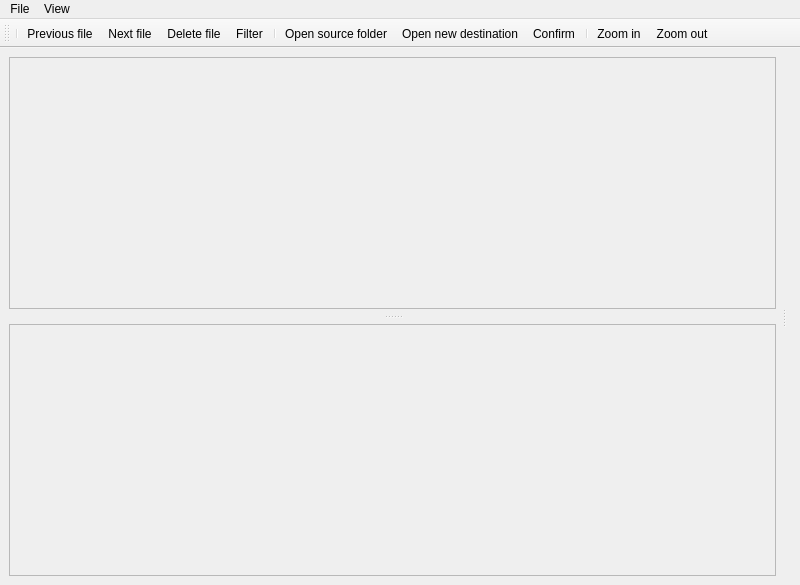
<?xml version="1.0" encoding="UTF-8"?>
<ui version="4.0">
 <class>MainWindow</class>
 <widget class="QMainWindow" name="MainWindow">
  <property name="geometry">
   <rect>
    <x>0</x>
    <y>0</y>
    <width>800</width>
    <height>585</height>
   </rect>
  </property>
  <property name="windowTitle">
   <string>File sorter</string>
  </property>
  <widget class="QWidget" name="centralwidget">
   <layout class="QVBoxLayout" name="verticalLayout_2">
    <item>
     <widget class="QSplitter" name="splitter_2">
      <property name="orientation">
       <enum>Qt::Horizontal</enum>
      </property>
      <property name="handleWidth">
       <number>15</number>
      </property>
      <widget class="QSplitter" name="splitter">
       <property name="sizePolicy">
        <sizepolicy hsizetype="Preferred" vsizetype="Expanding">
         <horstretch>0</horstretch>
         <verstretch>0</verstretch>
        </sizepolicy>
       </property>
       <property name="orientation">
        <enum>Qt::Vertical</enum>
       </property>
       <property name="handleWidth">
        <number>15</number>
       </property>
       <widget class="QScrollArea" name="saPreview">
        <property name="sizePolicy">
         <sizepolicy hsizetype="MinimumExpanding" vsizetype="MinimumExpanding">
          <horstretch>0</horstretch>
          <verstretch>0</verstretch>
         </sizepolicy>
        </property>
        <property name="widgetResizable">
         <bool>true</bool>
        </property>
        <property name="alignment">
         <set>Qt::AlignCenter</set>
        </property>
        <widget class="QWidget" name="vbPreviewContainer">
         <property name="geometry">
          <rect>
           <x>0</x>
           <y>0</y>
           <width>695</width>
           <height>244</height>
          </rect>
         </property>
         <layout class="QVBoxLayout" name="verticalLayout_3"/>
        </widget>
       </widget>
       <widget class="QScrollArea" name="saDestinations">
        <property name="sizePolicy">
         <sizepolicy hsizetype="MinimumExpanding" vsizetype="MinimumExpanding">
          <horstretch>0</horstretch>
          <verstretch>0</verstretch>
         </sizepolicy>
        </property>
        <property name="frameShadow">
         <enum>QFrame::Sunken</enum>
        </property>
        <property name="lineWidth">
         <number>1</number>
        </property>
        <property name="widgetResizable">
         <bool>true</bool>
        </property>
        <widget class="QWidget" name="hlDestinations">
         <property name="geometry">
          <rect>
           <x>0</x>
           <y>0</y>
           <width>695</width>
           <height>243</height>
          </rect>
         </property>
         <layout class="QHBoxLayout" name="horizontalLayout"/>
        </widget>
       </widget>
      </widget>
      <widget class="QWidget" name="verticalLayoutWidget">
       <layout class="QVBoxLayout" name="vlAddonsBar"/>
      </widget>
     </widget>
    </item>
   </layout>
  </widget>
  <widget class="QToolBar" name="toolBar">
   <property name="windowTitle">
    <string>toolBar</string>
   </property>
   <attribute name="toolBarArea">
    <enum>TopToolBarArea</enum>
   </attribute>
   <attribute name="toolBarBreak">
    <bool>false</bool>
   </attribute>
   <addaction name="separator"/>
   <addaction name="actionPrevious_file"/>
   <addaction name="actionNext_file"/>
   <addaction name="actionDelete_file"/>
   <addaction name="actionFilter"/>
   <addaction name="separator"/>
   <addaction name="actionOpen_source"/>
   <addaction name="actionOpen_new_destination"/>
   <addaction name="actionConfirm"/>
   <addaction name="separator"/>
   <addaction name="actionZoom_in"/>
   <addaction name="actionZoom_out"/>
  </widget>
  <widget class="QMenuBar" name="menuBar">
   <property name="geometry">
    <rect>
     <x>0</x>
     <y>0</y>
     <width>800</width>
     <height>22</height>
    </rect>
   </property>
   <widget class="QMenu" name="menuFile">
    <property name="title">
     <string>File</string>
    </property>
    <addaction name="actionOpen_source"/>
    <addaction name="actionOpen_new_destination"/>
    <addaction name="separator"/>
    <addaction name="actionConfirm"/>
    <addaction name="separator"/>
    <addaction name="actionNext_file"/>
    <addaction name="actionPrevious_file"/>
    <addaction name="actionDelete_file"/>
    <addaction name="actionFilter"/>
   </widget>
   <widget class="QMenu" name="menuView">
    <property name="title">
     <string>View</string>
    </property>
    <addaction name="actionZoom_in"/>
    <addaction name="actionZoom_out"/>
   </widget>
   <addaction name="menuFile"/>
   <addaction name="menuView"/>
  </widget>
  <action name="actionNext_file">
   <property name="icon">
    <iconset theme="go-next">
     <normaloff>../../../../../../../../home/imat/.designer/backup</normaloff>../../../../../../../../home/imat/.designer/backup</iconset>
   </property>
   <property name="text">
    <string>Next file</string>
   </property>
   <property name="shortcut">
    <string>Right</string>
   </property>
  </action>
  <action name="actionPrevious_file">
   <property name="icon">
    <iconset theme="go-previous">
     <normaloff>../../../../../../../../home/imat/.designer/backup</normaloff>../../../../../../../../home/imat/.designer/backup</iconset>
   </property>
   <property name="text">
    <string>Previous file</string>
   </property>
   <property name="shortcut">
    <string>Left</string>
   </property>
  </action>
  <action name="actionDelete_file">
   <property name="icon">
    <iconset theme="emblem-unreadable">
     <normaloff>../../../../../../../../home/imat/.designer/backup</normaloff>../../../../../../../../home/imat/.designer/backup</iconset>
   </property>
   <property name="text">
    <string>Delete file</string>
   </property>
   <property name="shortcut">
    <string>X</string>
   </property>
  </action>
  <action name="actionFilter">
   <property name="icon">
    <iconset theme="edit-find">
     <normaloff>../../../../../../../../home/imat/.designer/backup</normaloff>../../../../../../../../home/imat/.designer/backup</iconset>
   </property>
   <property name="text">
    <string>Filter</string>
   </property>
   <property name="shortcut">
    <string>Ctrl+F</string>
   </property>
  </action>
  <action name="actionOpen_source">
   <property name="icon">
    <iconset theme="document-open">
     <normaloff>../../../../../../../../home/imat/.designer/backup</normaloff>../../../../../../../../home/imat/.designer/backup</iconset>
   </property>
   <property name="text">
    <string>Open source folder</string>
   </property>
   <property name="shortcut">
    <string>Ctrl+N</string>
   </property>
  </action>
  <action name="actionOpen_new_destination">
   <property name="icon">
    <iconset theme="folder-new">
     <normaloff>../../../../../../../../home/imat/.designer/backup</normaloff>../../../../../../../../home/imat/.designer/backup</iconset>
   </property>
   <property name="text">
    <string>Open new destination</string>
   </property>
   <property name="shortcut">
    <string>Ctrl+O</string>
   </property>
  </action>
  <action name="actionConfirm">
   <property name="icon">
    <iconset theme="document-save">
     <normaloff>../../../../../../../../home/imat/.designer/backup</normaloff>../../../../../../../../home/imat/.designer/backup</iconset>
   </property>
   <property name="text">
    <string>Confirm</string>
   </property>
   <property name="shortcut">
    <string>Ctrl+S</string>
   </property>
  </action>
  <action name="actionZoom_in">
   <property name="icon">
    <iconset theme="zoom-in">
     <normaloff>../../../../../../../../home/imat/.designer/backup</normaloff>../../../../../../../../home/imat/.designer/backup</iconset>
   </property>
   <property name="text">
    <string>Zoom in</string>
   </property>
   <property name="shortcut">
    <string>+</string>
   </property>
  </action>
  <action name="actionZoom_out">
   <property name="icon">
    <iconset theme="zoom-out">
     <normaloff>../../../../../../../../home/imat/.designer/backup</normaloff>../../../../../../../../home/imat/.designer/backup</iconset>
   </property>
   <property name="text">
    <string>Zoom out</string>
   </property>
   <property name="shortcut">
    <string>-</string>
   </property>
  </action>
 </widget>
 <resources/>
 <connections/>
</ui>
